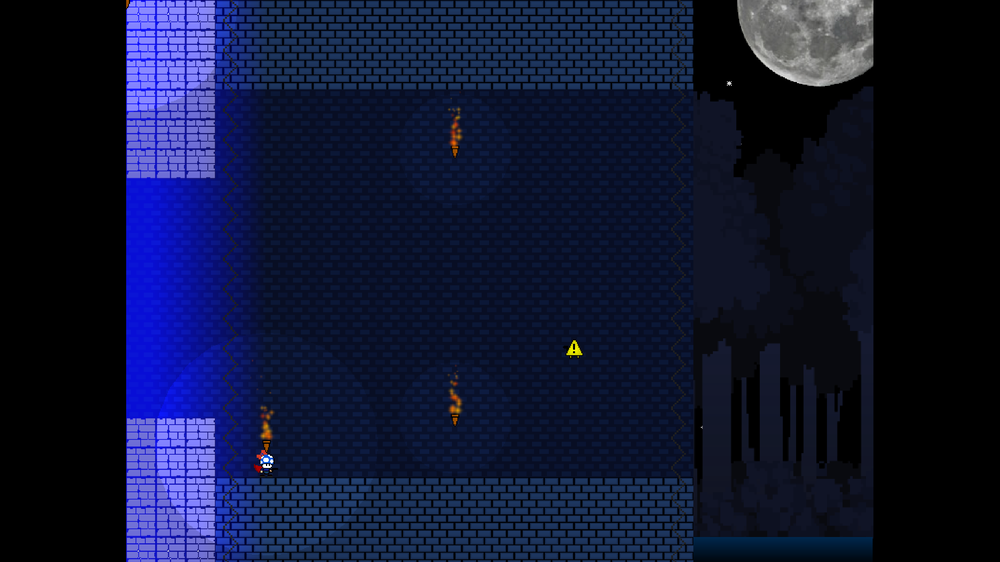
//> input picture sadf.png, 1000 x 562 px, shrunk from 2560 x 1440 before the run
$ ./main   (built with g++ and OpenCV 4)
//> lines starting //> are read from the running program, lines starting //| are printed output that depends on the picture

#include <opencv2/core.hpp> // It declararations for Mat class
#include <opencv2/highgui.hpp> // imread()
#include <opencv2/opencv.hpp>
#include <iostream>

using namespace cv;
using namespace std;

Mat img;

int main()
{
    //Read image
    img = imread("./sadf.png", IMREAD_COLOR);
//> img is the input picture: 562 rows x 1000 cols, CV_8UC3; mean B, G, R 51.2, 21.9, 15.8
    //delaring mat object
    int cols = 15, rows = 20;
    //rows, cols, type, scalar()
    Mat m(rows, cols, CV_8UC3, Scalar(0, 0, 255)); //color image
    Mat m2(rows, cols, CV_8UC1, Scalar(0)); // gray scale image

    //get color channels
    vector<Mat> channels;
    split(img, channels);
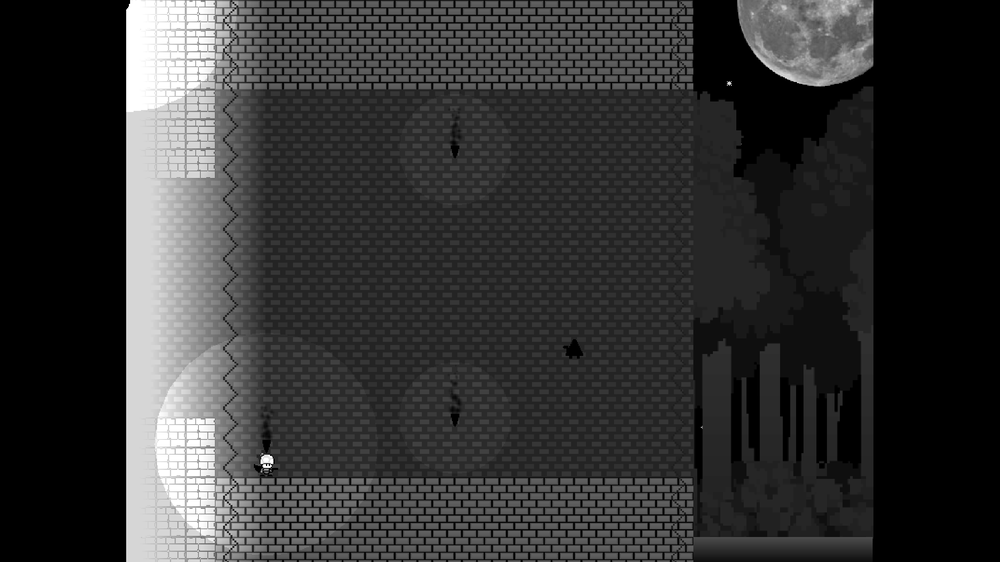
//> channels[0]: 562 rows x 1000 cols, CV_8UC1; min 0, max 255, mean 51.2
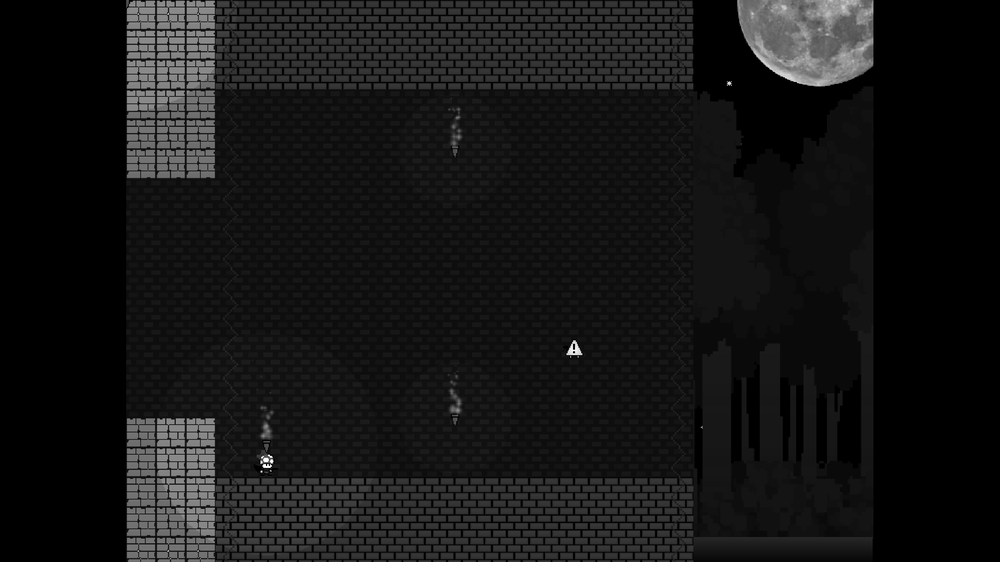
//> channels[1]: 562 rows x 1000 cols, CV_8UC1; min 0, max 255, mean 21.9
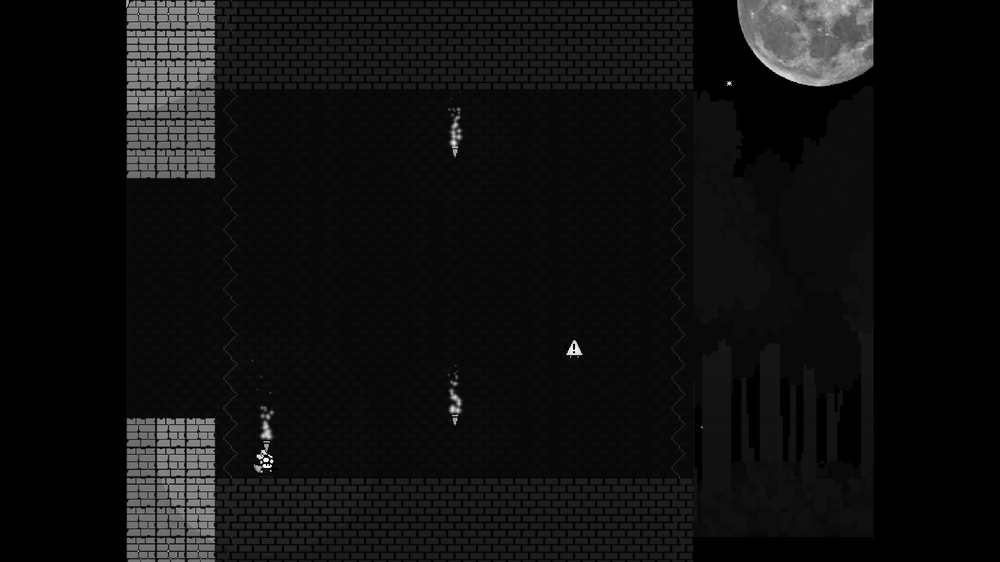
//> channels[2]: 562 rows x 1000 cols, CV_8UC1; min 0, max 255, mean 15.8

    //Show img's first channel
    imshow("Blue", channels[0]);

    if (img.empty()) {
        cerr << "Image load failed!" << endl;
        return -1;
    }

    Mat gray;
    cvtColor(img, gray, COLOR_BGR2GRAY);


    namedWindow("image");
    imshow("image", img);
    while (char(waitKey(0)) != 'q');
//> the 'q' key is pressed

    return 0;
}
